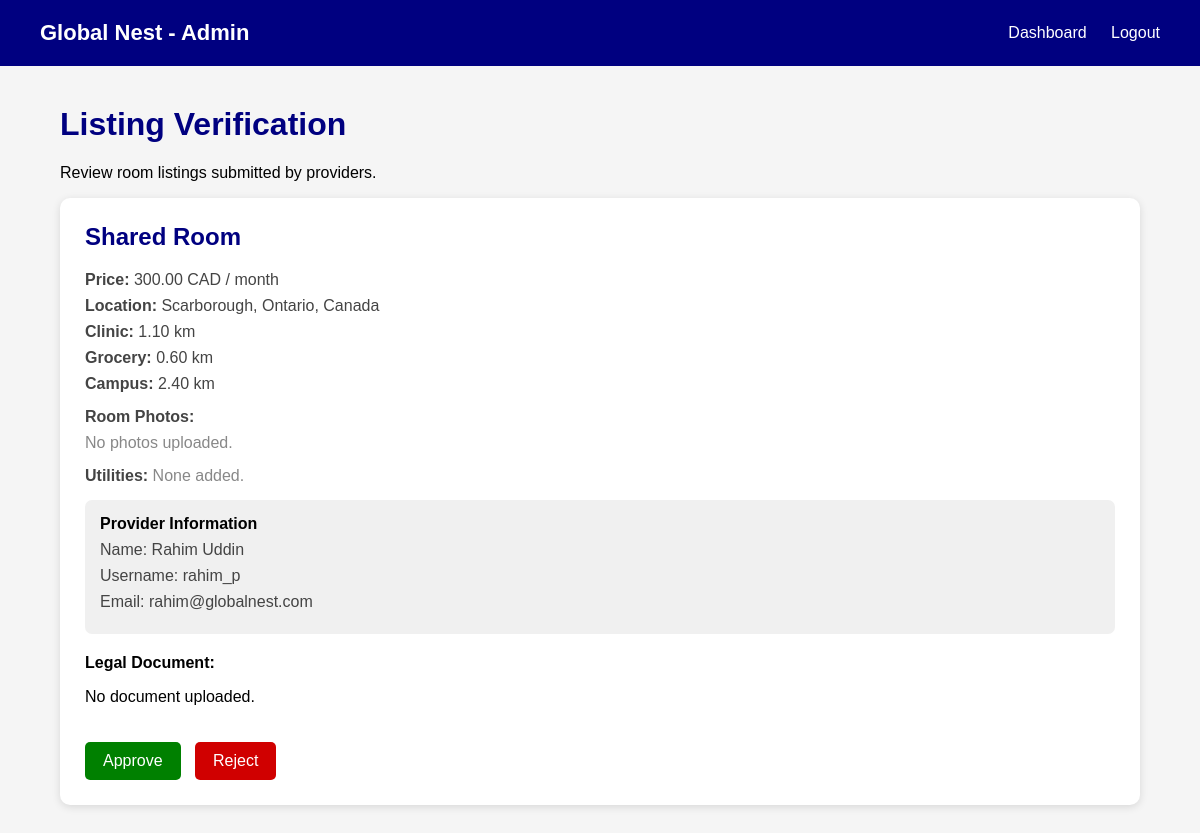
The app's page /listing_verification.php (signed in), older data.
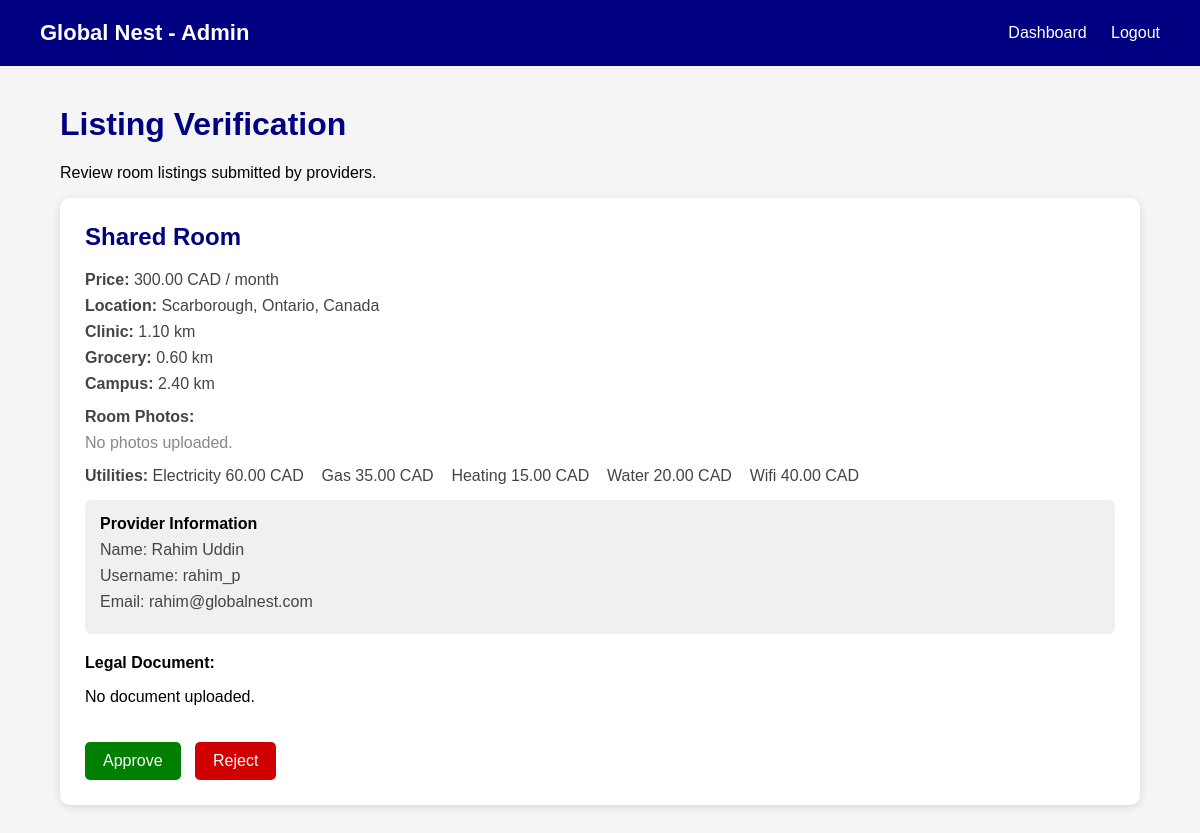
The same page, newer data.
### tables this page shows
CREATE TABLE `listings` (
  `ListingID` int(11) NOT NULL,
  `Price` decimal(10,2) NOT NULL,
  `Currency` varchar(10) NOT NULL,
  `RoomType` varchar(50) DEFAULT NULL,
  `Country` varchar(50) DEFAULT NULL,
  `State` varchar(50) DEFAULT NULL,
  `Neighbourhood` varchar(100) DEFAULT NULL,
  `Clinic` decimal(5,2) DEFAULT NULL,
  `Grocery` decimal(5,2) DEFAULT NULL,
  `Campus` decimal(5,2) DEFAULT NULL,
  `Legal_doc` varchar(255) DEFAULT NULL,
  `Admin_ID` int(11) DEFAULT NULL,
  `Provider_ID` int(11) NOT NULL,
  `Verification_Status` varchar(20) NOT NULL DEFAULT 'Pending'
);

CREATE TABLE `room_provider` (
  `Provider_ID` int(11) NOT NULL,
  `Username` varchar(50) NOT NULL,
  `First_name` varchar(50) NOT NULL,
  `Last_name` varchar(50) DEFAULT NULL,
  `Email` varchar(100) NOT NULL,
  `Password` varchar(255) NOT NULL,
  `is_Verified` tinyint(1) NOT NULL DEFAULT 0,
  `Phone` varchar(20) DEFAULT NULL
);

CREATE TABLE `listing_utility` (
  `ListingID` int(11) NOT NULL,
  `UtilityName` varchar(50) NOT NULL,
  `Amount` decimal(10,2) NOT NULL
);

### listing_verification.php (the view, shortened to what the changed rows need)
<?php
include "DBconnect.php";
$sql = "SELECT Listings.*,
               Room_Provider.First_name,
               Room_Provider.Last_name,
               Room_Provider.Email,
               Room_Provider.Username
        FROM Listings
        JOIN Room_Provider
        ON Listings.Provider_ID = Room_Provider.Provider_ID
        WHERE Listings.Verification_Status = 'Pending'
        ORDER BY Listings.ListingID DESC";
$result = mysqli_query($conn, $sql);
?>
<!DOCTYPE html>
<html>
<head>
</head>
<body>
<div class="container">
    <h1>
        Listing Verification
    </h1>
    <?php if ($result && mysqli_num_rows($result) > 0) { ?>
        <?php while ($listing = mysqli_fetch_assoc($result)) { ?>
            <div class="listing-card">
                <h2>
                    <?php
                    echo htmlspecialchars(
                        $listing["RoomType"]
                    );
                    ?>
                </h2>
                <div class="info">
                    <strong>
                        Price:
                    </strong>
                    <?php
                    echo htmlspecialchars(
                        $listing["Price"]
                    );
                    ?>
                    <?php
                    echo htmlspecialchars(
                        $listing["Currency"]
                    );
                    ?>
                    / month
                </div>
                <div class="info">
                    <strong>
                        Location:
                    </strong>
                    <?php
                    echo htmlspecialchars(
                        $listing["Neighbourhood"]
                    );
                    ?>,
                    <?php
                    echo htmlspecialchars(
                        $listing["State"]
                    );
                    ?>,
                    <?php
                    echo htmlspecialchars(
                        $listing["Country"]
                    );
                    ?>
                </div>
                <div class="info">
                    <strong>
                        Clinic:
                    </strong>
                    <?php
                    echo htmlspecialchars(
                        $listing["Clinic"]
                    );
                    ?>
                    km
                </div>
                <div class="info">
                    <strong>
                        Grocery:
                    </strong>
                    <?php
                    echo htmlspecialchars(
                        $listing["Grocery"]
                    );
                    ?>
                    km
                </div>
                <div class="info">
                    <strong>
                        Campus:
                    </strong>
                    <?php
                    echo htmlspecialchars(
                        $listing["Campus"]
                    );
                    ?>
                    km
                </div>
                <?php
                $this_id = $listing["ListingID"];
                $photo_sql = "SELECT * FROM Listing_Photo
                              WHERE ListingID = '$this_id'
                              ORDER BY PhotoID ASC";
                $photo_result = mysqli_query($conn, $photo_sql);
                ?>
                <div class="info" style="margin-top:15px;">
                    <strong>Room Photos:</strong>
                </div>
                <?php if (mysqli_num_rows($photo_result) > 0) { ?>
                    <div style="display:flex; gap:10px; flex-wrap:wrap;
                                margin-top:8px;">
                        <?php while ($photo = mysqli_fetch_assoc($photo_result)) { ?>
                            <a href="<?php echo htmlspecialchars($photo["PhotoURL"]); ?>"
                               target="_blank">
                                <img
                                    src="<?php echo htmlspecialchars($photo["PhotoURL"]); ?>"
                                    style="width:130px; height:95px;
                                           object-fit:cover; border-radius:7px;"
                                    alt="Room photo">
                            </a>
                        <?php } ?>
                    </div>
                <?php } else { ?>
                    <div class="info" style="color:#888;">
                        No photos uploaded.
                    </div>
                <?php } ?>
                <?php
                $utility_sql = "SELECT * FROM Listing_Utility
                                WHERE ListingID = '$this_id'
                                ORDER BY UtilityName ASC";
                $utility_result = mysqli_query($conn, $utility_sql);
                ?>
                <div class="info" style="margin-top:15px;">
                    <strong>Utilities:</strong>
                    <?php if (mysqli_num_rows($utility_result) > 0) { ?>
                        <?php while ($utility = mysqli_fetch_assoc($utility_result)) { ?>
                            <?php
                            echo htmlspecialchars($utility["UtilityName"]);
                            ?>
                            <?php
                            echo htmlspecialchars($utility["Amount"]);
                            ?>
                            <?php
                            echo htmlspecialchars($listing["Currency"]);
                            ?>
                        <?php } ?>
                    <?php } else { ?>
                        <span style="color:#888;">
                            None added.
                        </span>
                    <?php } ?>
                </div>
                <div class="provider">
                    <strong>
                        Provider Information
                    </strong>
                    <div class="info">
                        Name:
                        <?php
                        echo htmlspecialchars(
                            $listing["First_name"]
                        );
                        ?>
                        <?php
                        echo htmlspecialchars(
                            $listing["Last_name"]
                        );
                        ?>
                    </div>
                    <div class="info">
                        Username:
                        <?php
                        echo htmlspecialchars(
                            $listing["Username"]
                        );
                        ?>
                    </div>
                    <div class="info">
                        Email:
                        <?php
                        echo htmlspecialchars(
                            $listing["Email"]
                        );
                        ?>
                    </div>
                </div>
                <div class="document">
                    <strong>
                        Legal Document:
                    </strong>
                    <?php if ($listing["Legal_doc"] != "") { ?>
                        <br><br>
                        <a
                            href="<?php
                            echo htmlspecialchars(
                                $listing["Legal_doc"]
                            );
                            ?>"
                            target="_blank"
                        >
                            View Legal Document
                        </a>
                    <?php } else { ?>
                        <p>
                            No document uploaded.
                        </p>
                    <?php } ?>
                </div>
                <a
                    href="listing_verification.php?approve=<?php
                    echo $listing["ListingID"];
                    ?>"
                    class="approve-button"
                    onclick="return confirm('Approve this listing?');"
                >
                    Approve
                </a>
                <a
                    href="listing_verification.php?reject=<?php
                    echo $listing["ListingID"];
                    ?>"
                    class="reject-button"
                    onclick="return confirm('Reject this listing?');"
                >
                    Reject
                </a>
            </div>
        <?php } ?>
    <?php } ?>
</div>
</body>
</html>

Row changes from the older to the newer data that the page shows:
shown differently, row unchanged: listings "Shared Room": no longer shows "None added."
added listing_utility: UtilityName "Electricity", Amount "60.00", ListingID.Currency "CAD"
added listing_utility: UtilityName "Gas", Amount "35.00", ListingID.Currency "CAD"
added listing_utility: UtilityName "Heating", Amount "15.00", ListingID.Currency "CAD"
added listing_utility: UtilityName "Water", Amount "20.00", ListingID.Currency "CAD"
added listing_utility: UtilityName "Wifi", Amount "40.00", ListingID.Currency "CAD"
